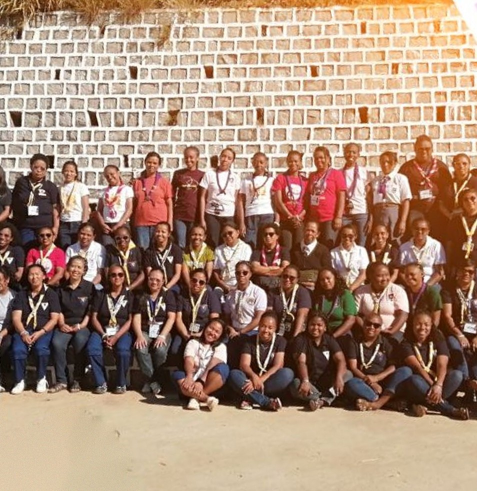
#> input picture assets/img/photo-left.jpg, 954 x 982 px (shown at 1/2 size)
$ python -i prepare_layers.py   (imports and definitions only)
#> lines starting #> are read from the running program, lines starting #| are printed output that depends on the picture; after the words box and inside, x2 and y2 are one past the last pixel; in counts of white or black regions, pixels touching at a corner belong together
"""
Prépare les calques 2.5D à partir des 5 illustrations de référence.

Pour chaque image :
  - bg.jpg   : décor seul (zone de la mascotte reconstruite par inpainting flou)
  - fg.png   : mascotte détourée (RGBA)
  - <part>.png : éléments animés séparément (mains, valise, passeport...)
  - layers.json : positions normalisées (0..1) des parties, pivots, écran du téléphone

Usage :
  python prepare_layers.py <dossier_images_sources> <dossier_masques> <dossier_sortie>
Les masques (mask1..5.png) sont produits par rembg (modèle isnet-general-use).
"""
import json, sys, os
import numpy as np
import cv2
from PIL import Image, ImageDraw, ImageFilter

SRC_W, SRC_H = 941, 1672
OUT_W, OUT_H = 1296, 2304  # 1.2 x 1080x1920 : marge pour les zooms caméra

# Correspondance fichier -> scène (selon le contenu des images fournies)
SCENES = {
    "s1_dubai":   5,  # tenue traditionnelle
    "s2_phone":   4,  # smartphone
    "s3_airport": 3,  # aéroport
    "s4_car":     2,  # voiture
    "s5_walk":    1,  # promenade
}

# Polygones en coordonnées source (941x1672), pivots en coordonnées source
PARTS = {
    "s1_dubai": {
        "hand": {"poly": [(0,690),(40,655),(110,662),(160,690),(190,712),(202,745),(185,800),(182,848),(165,870),(118,872),(95,852),(40,812),(0,795)],
                 "pivot": (152, 852)},
        "case": {"poly": [(668,1035),(796,1035),(796,1066),(917,1078),(928,1446),(628,1450),(628,1078),(668,1068)],
                 "pivot": (778, 1440), "keep": True},
    },
    "s3_airport": {
        "pass": {"poly": [(675,860),(728,782),(832,826),(804,930),(778,990),(772,1062),(742,1098),(668,1098),(636,1078),(588,1038),(582,1012)],
                 "pivot": (690, 1070), "keep": True},
    },
    "s4_car": {
        "hand": {"poly": [(536,860),(582,848),(596,836),(612,842),(614,868),(660,882),(670,904),(657,927),(600,932),(546,932),(536,900)],
                 "pivot": (548, 898)},
        "case": {"poly": [(125,975),(250,975),(250,1043),(302,1052),(304,1422),(282,1440),(18,1432),(18,1300),(42,1052),(125,1043)],
                 "pivot": (160, 1430), "keep": True},
    },
    "s5_walk": {
        "hand":  {"poly": [(622,955),(658,934),(671,903),(690,896),(702,912),(702,930),(746,934),(770,950),(774,968),(757,986),(702,999),(674,1022),(638,1020),(622,996)],
                  "pivot": (640, 985)},
        "thumb": {"poly": [(103,772),(132,766),(160,780),(172,828),(180,868),(180,940),(172,966),(140,978),(92,972),(56,942),(52,890),(72,850),(100,838)],
                  "pivot": (160, 962)},
    },
}

# Doigts tenant le téléphone (au-dessus de l'écran recréé) : ellipses (cx, cy, rx, ry)
PHONE_FINGERS = [(887.5,840,25.5,28),(876,895.5,30,30.5),(867.5,947.5,24.5,28.5)]


# [79 lines left out: functions harden, poly_mask, ellipse_mask, push_pull, fill_behind, up and 1 more, not called in this run]


def screen_quad(rgb):
    # zone approximative de l'écran (relevée à la main), l'ajustement fin est automatique
    rough = np.array([(672, 548), (906, 582), (848, 1036), (590, 996)], np.int32)
    region = np.zeros((SRC_H, SRC_W), np.uint8)
    cv2.fillPoly(region, [rough], 1)
    region = cv2.dilate(region, np.ones((29, 29), np.uint8))
    nondark = (rgb.max(axis=2) >= 75).astype(np.uint8) & region
    # les doigts (blancs) relient l'écran à l'extérieur : on les traite comme une barrière
    for cx, cy, rx, ry in PHONE_FINGERS:
        cv2.ellipse(nondark, (int(cx), int(cy)), (int(rx + 2), int(ry + 3)), 0, 0, 360, 0, -1)
    n, lab = cv2.connectedComponents(nondark, connectivity=4)
    border = region - cv2.erode(region, np.ones((3, 3), np.uint8))
    touching = set(np.unique(lab[border > 0]).tolist())
    keep = np.zeros_like(nondark)
    for k in range(1, n):
        if k not in touching:
            keep[lab == k] = 1
    cnts, _ = cv2.findContours(keep, cv2.RETR_EXTERNAL, cv2.CHAIN_APPROX_NONE)
    pts = np.concatenate([c.reshape(-1, 2) for c in cnts if cv2.contourArea(c) > 50])
    hull = cv2.convexHull(pts).reshape(-1, 2).astype(np.float64)
    # pour chaque bord : segments du contour orientés comme le bord approximatif
    lines = []
    for i in range(4):
        r0, r1 = rough[i].astype(np.float64), rough[(i + 1) % 4].astype(np.float64)
        u = (r1 - r0) / np.linalg.norm(r1 - r0)
        nrm = np.array([-u[1], u[0]])
        sel = []
        for j in range(len(hull)):
            p, q = hull[j], hull[(j + 1) % len(hull)]
            L = np.linalg.norm(q - p)
            if L < 3 or abs((q - p) / L @ u) < np.cos(np.radians(8)):
                continue
            if abs((p - r0) @ nrm) > 30:
                continue
            for t in np.linspace(0, 1, max(2, int(L)), endpoint=False):
                sel.append(p + (q - p) * t)
        sel = np.array(sel, np.float32)
        vx, vy, px, py = cv2.fitLine(sel, cv2.DIST_HUBER, 0, 0.01, 0.01).ravel()
        lines.append((np.array([px, py]), np.array([vx, vy])))
    corners = []
    for i in range(4):
        (p1, v1), (p2, v2) = lines[(i - 1) % 4], lines[i]
        A = np.array([v1, -v2]).T
        t = np.linalg.solve(A, p2 - p1)
        corners.append((p1 + v1 * t[0]).tolist())
    return corners  # TL, TR, BR, BL (coordonnées source)


# [61 lines left out: function main, not called in this run]


# [2 lines not run here, left out]

>>> import cv2
>>> picture = cv2.imread('../assets/img/photo-left.jpg', cv2.IMREAD_GRAYSCALE)
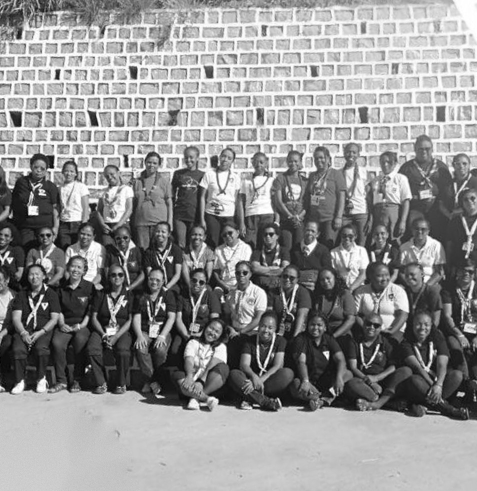
#> picture: shape (982, 954) (shown at 1/2 size); min 0, max 255, mean 146.1
>>> result = screen_quad(picture)
#> in screen_quad, `cv2.fillPoly(region, [rough], 1)`:
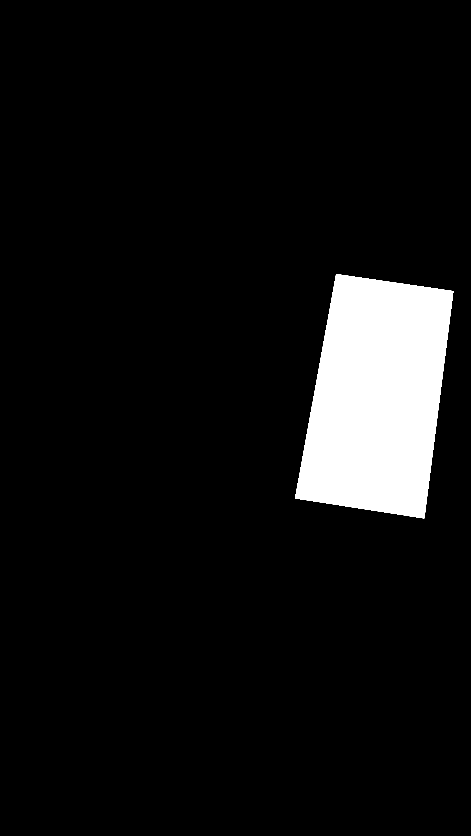
#> region: shape (1672, 941) (shown at 1/2 size); values 0 (black) and 1 (white), 7.3% white; 1 white region, box (x1, y1, x2, y2) and area: (590, 548, 907, 1037) 114235
#> (the run stopped early here; a loop or call above may not have finished)

$ run again, on assets/img/girl.png
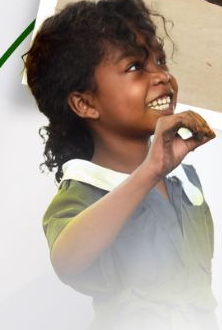
#> input picture assets/img/girl.png, 222 x 330 px
#> `picture = cv2.imread('../assets/img/photo-left.jpg', cv2.IMREAD_GRAYSC..`:
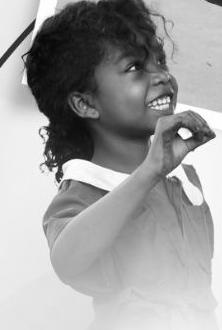
#> picture: shape (330, 222); min 5, max 255, mean 160.2
#> region: shape (1672, 941); values 0 (black) and 1 (white), 7.3% white; 1 white region, box (x1, y1, x2, y2) and area: (590, 548, 907, 1037) 114235
